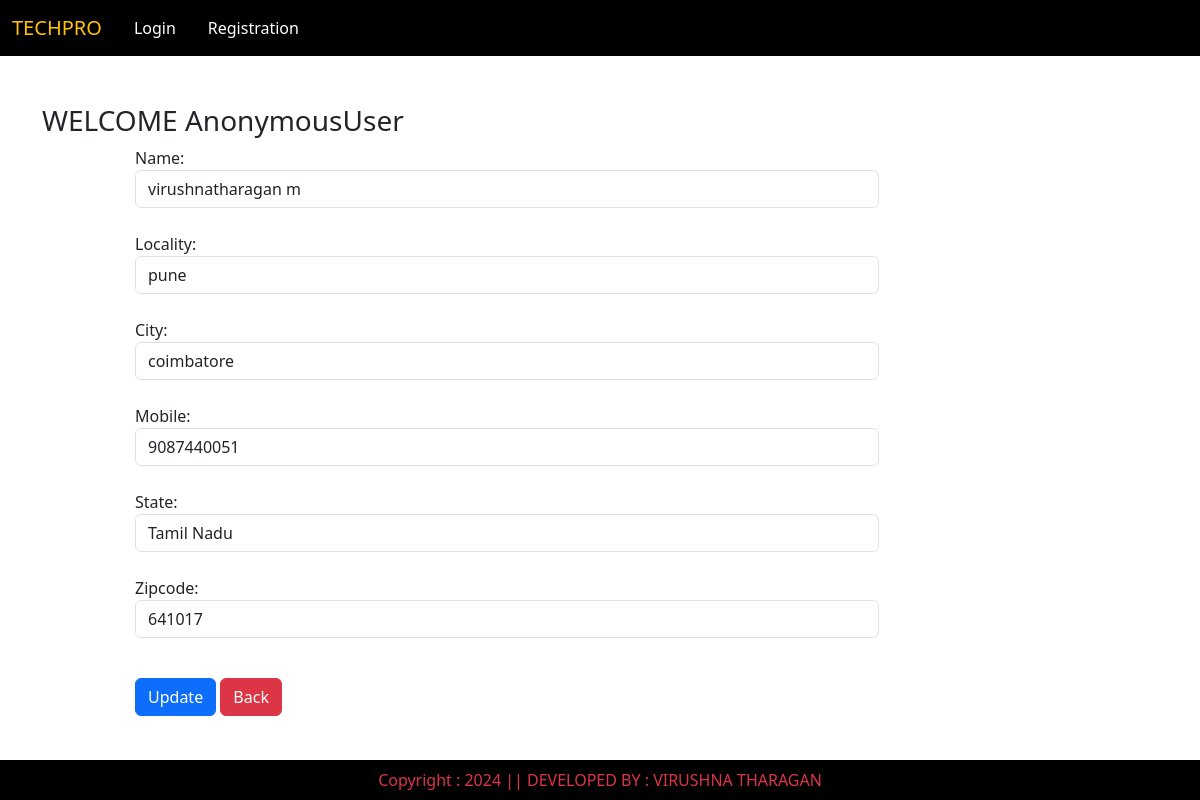
Screenshot of /updateAddress/1 with the database file from the repository.
### ec/app/models.py (models this page shows, shortened)
class Customer(models.Model):
    user = models.ForeignKey(User,on_delete=models.CASCADE)
    name =models.CharField(max_length=200)
    locality = models.CharField(max_length=200)
    city = models.CharField(max_length=50)
    mobile = models.IntegerField(default=0)
    zipcode = models.IntegerField()
    state = models.CharField(choices=STATE_CHOICES,max_length=100)

### ec/app/views.py (the view, shortened to what this page needs)
# urls.py: path('updateAddress/<int:pk>', views.updateAddress.as_view(), name='updateAddress'),
class updateAddress(View):
    def get(self,request,pk):
        add = Customer.objects.get(pk=pk)
        form = CustomerProfileForm(instance=add)
        totalitem=0
        wishitem=0
        if request.user.is_authenticated:
            totalitem = len(Cart.objects.filter(user=request.user))
            wishitem = len(Wishlist.objects.filter(user=request.user))
        return render(request,"updateAddress.html",locals())

### ec/app/forms.py
class CustomerProfileForm(forms.ModelForm):
    class Meta:
        model = Customer
        fields = ['name','locality','city','mobile','state','zipcode']
        widgets={
            'name':forms.TextInput(attrs={'class':'form-control'}),
            'locality':forms.TextInput(attrs={'class':'form-control'}),
            'city':forms.TextInput(attrs={'class':'form-control'}),
            'mobile':forms.NumberInput(attrs={'class':'form-control'}),
            'state':forms.Select(attrs={'class':'form-control'}),
            'zipcode':forms.NumberInput(attrs={'class':'form-control'}),
        }

### ec/app/templates/updateAddress.html (shortened to what this page needs)
{% extends "base.html" %}
{% load static %}
{% block main-content %}
<div class="container my-5">
    <div class="row">
        <h3>WELCOME <span class="text-capitalize">{{request.user}}</span></h3>
    </div>
    <div class="col-sm-8 offset-sm-1">
        <form action="" method="post">
            {% for fm in form %}
            {{fm.label_tag}} {{fm}} <small class="text-danger">{{fm.errors|striptags}}</small> <br>
            {% endfor %}
            <div class="col-12 mt-3">
                <button type="submit" class="btn btn-primary">Update</button>
                <a href="{% url 'address' %}" type='button' class='btn btn-danger'>Back</a>
            </div>
        </form>
    </div>
</div>
{% endblock main-content %}

### rows the page displays
Customer: form "virushnatharagan m" "pune" "coimbatore" "9087440051" "Tamil Nadu" "641017"

### other values shown
{{ request.user }} "AnonymousUser"
{{ fm.label_tag }} "Name:" "Locality:" "City:" "Mobile:" "State:" "Zipcode:"
